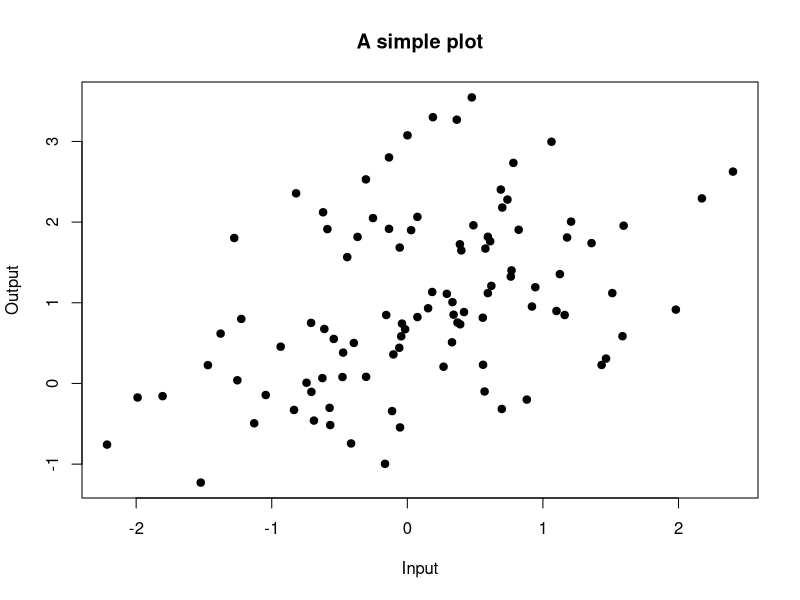

Here is the R script that generated this plot:
## ---- chunk 1
set.seed(1)
x = rnorm(100)
y = 0.5*x + 1 + rnorm(100)
lm(y ~ x)
## ---- chunk 2
plot(y ~ x, xlab = "Input", ylab = "Output", main = "A simple plot", pch = 19)
